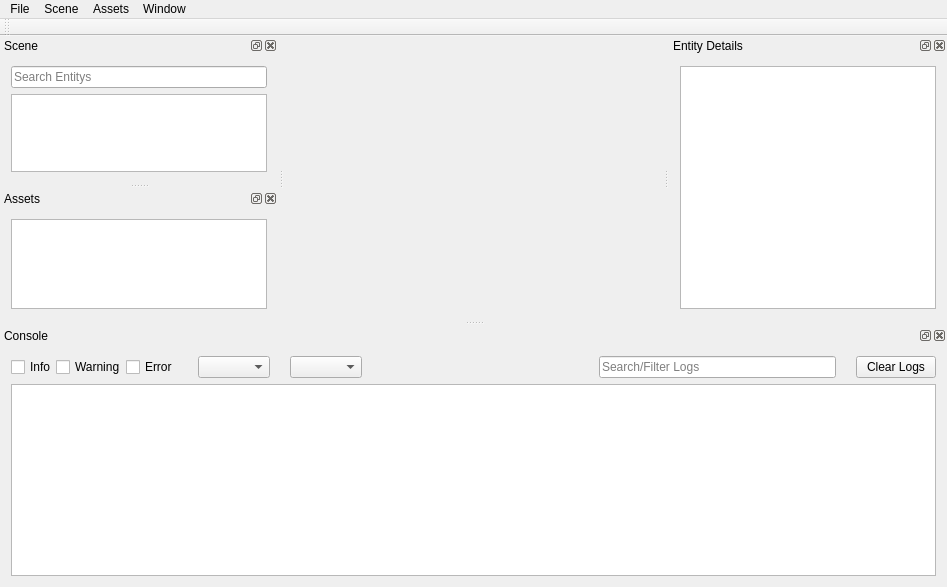
<?xml version="1.0" encoding="UTF-8"?>
<ui version="4.0">
 <class>MainWindow</class>
 <widget class="QMainWindow" name="MainWindow">
  <property name="geometry">
   <rect>
    <x>0</x>
    <y>0</y>
    <width>947</width>
    <height>587</height>
   </rect>
  </property>
  <property name="windowTitle">
   <string>MainWindow</string>
  </property>
  <property name="styleSheet">
   <string notr="true"/>
  </property>
  <widget class="QWidget" name="content">
   <property name="sizePolicy">
    <sizepolicy hsizetype="Preferred" vsizetype="Preferred">
     <horstretch>1</horstretch>
     <verstretch>1</verstretch>
    </sizepolicy>
   </property>
   <property name="focusPolicy">
    <enum>Qt::StrongFocus</enum>
   </property>
   <property name="styleSheet">
    <string notr="true"/>
   </property>
   <layout class="QVBoxLayout" name="verticalLayout_5">
    <item>
     <layout class="QVBoxLayout" name="gameLayout"/>
    </item>
   </layout>
  </widget>
  <widget class="QMenuBar" name="menuBar">
   <property name="geometry">
    <rect>
     <x>0</x>
     <y>0</y>
     <width>947</width>
     <height>20</height>
    </rect>
   </property>
   <property name="styleSheet">
    <string notr="true"/>
   </property>
   <property name="defaultUp">
    <bool>false</bool>
   </property>
   <property name="nativeMenuBar">
    <bool>false</bool>
   </property>
   <widget class="QMenu" name="menuFile">
    <property name="tearOffEnabled">
     <bool>false</bool>
    </property>
    <property name="title">
     <string>File</string>
    </property>
    <addaction name="actionNew_Project"/>
    <addaction name="actionOpen_Project"/>
    <addaction name="separator"/>
    <addaction name="actionBuild"/>
    <addaction name="actionSave"/>
    <addaction name="separator"/>
    <addaction name="actionExit"/>
   </widget>
   <widget class="QMenu" name="menuScene">
    <property name="title">
     <string>Scene</string>
    </property>
    <widget class="QMenu" name="menuCreate_Primative">
     <property name="title">
      <string>Create Primative</string>
     </property>
     <addaction name="actionPlane"/>
     <addaction name="actionCube"/>
     <addaction name="actionSphere"/>
    </widget>
    <addaction name="actionCreate_Empty_Entity"/>
    <addaction name="separator"/>
    <addaction name="menuCreate_Primative"/>
    <addaction name="actionCreate_Camera"/>
    <addaction name="actionCreate_Light"/>
   </widget>
   <widget class="QMenu" name="menuAssets">
    <property name="title">
     <string>Assets</string>
    </property>
    <widget class="QMenu" name="menuCreate">
     <property name="title">
      <string>Create</string>
     </property>
     <addaction name="actionFolder"/>
     <addaction name="separator"/>
     <addaction name="actionMaterial"/>
    </widget>
    <addaction name="menuCreate"/>
    <addaction name="separator"/>
    <addaction name="actionImport"/>
   </widget>
   <widget class="QMenu" name="menuWindow">
    <property name="title">
     <string>Window</string>
    </property>
    <addaction name="actionGame"/>
    <addaction name="actionScene_Hierarchy"/>
    <addaction name="actionEntity_Details"/>
    <addaction name="actionAssets"/>
    <addaction name="actionConsole"/>
   </widget>
   <addaction name="menuFile"/>
   <addaction name="menuScene"/>
   <addaction name="menuAssets"/>
   <addaction name="menuWindow"/>
  </widget>
  <widget class="CustomDockWidget" name="DockConsole">
   <property name="styleSheet">
    <string notr="true"/>
   </property>
   <property name="windowTitle">
    <string>Console</string>
   </property>
   <attribute name="dockWidgetArea">
    <number>8</number>
   </attribute>
   <widget class="QWidget" name="dockWidgetContents_9">
    <property name="layoutDirection">
     <enum>Qt::LeftToRight</enum>
    </property>
    <layout class="QVBoxLayout" name="verticalLayout_3">
     <item>
      <layout class="QHBoxLayout" name="horizontalLayout_2">
       <property name="spacing">
        <number>0</number>
       </property>
       <property name="sizeConstraint">
        <enum>QLayout::SetDefaultConstraint</enum>
       </property>
       <item>
        <widget class="QCheckBox" name="console_info_checkbox">
         <property name="sizePolicy">
          <sizepolicy hsizetype="Fixed" vsizetype="Fixed">
           <horstretch>0</horstretch>
           <verstretch>0</verstretch>
          </sizepolicy>
         </property>
         <property name="text">
          <string>Info</string>
         </property>
        </widget>
       </item>
       <item>
        <widget class="QCheckBox" name="console_warning_checkbox">
         <property name="sizePolicy">
          <sizepolicy hsizetype="Fixed" vsizetype="Fixed">
           <horstretch>0</horstretch>
           <verstretch>0</verstretch>
          </sizepolicy>
         </property>
         <property name="text">
          <string>Warning</string>
         </property>
        </widget>
       </item>
       <item>
        <widget class="QCheckBox" name="console_error_checkbox">
         <property name="sizePolicy">
          <sizepolicy hsizetype="Fixed" vsizetype="Fixed">
           <horstretch>0</horstretch>
           <verstretch>0</verstretch>
          </sizepolicy>
         </property>
         <property name="text">
          <string>Error</string>
         </property>
        </widget>
       </item>
       <item>
        <spacer name="horizontalSpacer_3">
         <property name="orientation">
          <enum>Qt::Horizontal</enum>
         </property>
         <property name="sizeType">
          <enum>QSizePolicy::Fixed</enum>
         </property>
         <property name="sizeHint" stdset="0">
          <size>
           <width>20</width>
           <height>20</height>
          </size>
         </property>
        </spacer>
       </item>
       <item>
        <widget class="CheckList" name="console_column_select">
         <property name="currentText">
          <string/>
         </property>
         <property name="sizeAdjustPolicy">
          <enum>QComboBox::AdjustToContentsOnFirstShow</enum>
         </property>
         <property name="minimumContentsLength">
          <number>0</number>
         </property>
        </widget>
       </item>
       <item>
        <spacer name="horizontalSpacer_4">
         <property name="orientation">
          <enum>Qt::Horizontal</enum>
         </property>
         <property name="sizeType">
          <enum>QSizePolicy::Fixed</enum>
         </property>
         <property name="sizeHint" stdset="0">
          <size>
           <width>20</width>
           <height>20</height>
          </size>
         </property>
        </spacer>
       </item>
       <item>
        <widget class="CheckList" name="console_tag_select"/>
       </item>
       <item>
        <spacer name="horizontalSpacer_2">
         <property name="orientation">
          <enum>Qt::Horizontal</enum>
         </property>
         <property name="sizeType">
          <enum>QSizePolicy::Expanding</enum>
         </property>
         <property name="sizeHint" stdset="0">
          <size>
           <width>40</width>
           <height>20</height>
          </size>
         </property>
        </spacer>
       </item>
       <item>
        <widget class="QLineEdit" name="console_search">
         <property name="enabled">
          <bool>true</bool>
         </property>
         <property name="sizePolicy">
          <sizepolicy hsizetype="MinimumExpanding" vsizetype="Fixed">
           <horstretch>0</horstretch>
           <verstretch>0</verstretch>
          </sizepolicy>
         </property>
         <property name="focusPolicy">
          <enum>Qt::StrongFocus</enum>
         </property>
         <property name="toolTip">
          <string/>
         </property>
         <property name="text">
          <string/>
         </property>
         <property name="maxLength">
          <number>1600</number>
         </property>
         <property name="placeholderText">
          <string>Search/Filter Logs</string>
         </property>
         <property name="clearButtonEnabled">
          <bool>false</bool>
         </property>
        </widget>
       </item>
       <item>
        <spacer name="horizontalSpacer">
         <property name="orientation">
          <enum>Qt::Horizontal</enum>
         </property>
         <property name="sizeType">
          <enum>QSizePolicy::Fixed</enum>
         </property>
         <property name="sizeHint" stdset="0">
          <size>
           <width>20</width>
           <height>20</height>
          </size>
         </property>
        </spacer>
       </item>
       <item>
        <widget class="QPushButton" name="console_clear_console">
         <property name="sizePolicy">
          <sizepolicy hsizetype="Fixed" vsizetype="Fixed">
           <horstretch>0</horstretch>
           <verstretch>0</verstretch>
          </sizepolicy>
         </property>
         <property name="text">
          <string>Clear Logs</string>
         </property>
        </widget>
       </item>
      </layout>
     </item>
     <item>
      <widget class="QTableView" name="console_tableview">
       <attribute name="horizontalHeaderShowSortIndicator" stdset="0">
        <bool>false</bool>
       </attribute>
       <attribute name="horizontalHeaderStretchLastSection">
        <bool>true</bool>
       </attribute>
      </widget>
     </item>
    </layout>
   </widget>
  </widget>
  <widget class="CustomDockWidget" name="DockScene">
   <property name="windowTitle">
    <string>Scene</string>
   </property>
   <attribute name="dockWidgetArea">
    <number>1</number>
   </attribute>
   <widget class="QWidget" name="dockWidgetContents_10">
    <layout class="QVBoxLayout" name="verticalLayout">
     <item>
      <widget class="QLineEdit" name="scene_hierarchy_filter">
       <property name="placeholderText">
        <string>Search Entitys</string>
       </property>
      </widget>
     </item>
     <item>
      <widget class="QTreeView" name="scene_hierarchy_treeview">
       <property name="headerHidden">
        <bool>true</bool>
       </property>
      </widget>
     </item>
    </layout>
   </widget>
  </widget>
  <widget class="CustomDockWidget" name="DockEntityDetails">
   <property name="windowTitle">
    <string>Entity Details</string>
   </property>
   <attribute name="dockWidgetArea">
    <number>2</number>
   </attribute>
   <widget class="QWidget" name="dockWidgetContents_11">
    <layout class="QHBoxLayout" name="horizontalLayout_8">
     <item>
      <widget class="QListView" name="listView"/>
     </item>
    </layout>
   </widget>
  </widget>
  <widget class="CustomDockWidget" name="DockAssets">
   <property name="styleSheet">
    <string notr="true"/>
   </property>
   <property name="windowTitle">
    <string>Assets</string>
   </property>
   <attribute name="dockWidgetArea">
    <number>1</number>
   </attribute>
   <widget class="QWidget" name="dockWidgetContents_13">
    <layout class="QHBoxLayout" name="horizontalLayout">
     <item>
      <widget class="QTreeView" name="assets_file_treeview">
       <attribute name="headerVisible">
        <bool>false</bool>
       </attribute>
      </widget>
     </item>
    </layout>
   </widget>
  </widget>
  <widget class="QToolBar" name="toolBar">
   <property name="windowTitle">
    <string>toolBar</string>
   </property>
   <attribute name="toolBarArea">
    <enum>TopToolBarArea</enum>
   </attribute>
   <attribute name="toolBarBreak">
    <bool>false</bool>
   </attribute>
  </widget>
  <action name="actionNew_Project">
   <property name="text">
    <string>New Project</string>
   </property>
   <property name="shortcut">
    <string>Ctrl+N</string>
   </property>
  </action>
  <action name="actionOpen_Project">
   <property name="text">
    <string>Open Project</string>
   </property>
   <property name="shortcut">
    <string>Ctrl+O</string>
   </property>
  </action>
  <action name="actionSave">
   <property name="text">
    <string>Save</string>
   </property>
   <property name="shortcut">
    <string>Ctrl+S</string>
   </property>
  </action>
  <action name="actionExit">
   <property name="text">
    <string>Exit</string>
   </property>
  </action>
  <action name="actionCreate_Empty_Entity">
   <property name="text">
    <string>Create Empty Entity</string>
   </property>
  </action>
  <action name="actionCreate_Camera">
   <property name="text">
    <string>Create Camera</string>
   </property>
  </action>
  <action name="actionCreate_Light">
   <property name="text">
    <string>Create Light</string>
   </property>
  </action>
  <action name="actionPlane">
   <property name="text">
    <string>Plane</string>
   </property>
  </action>
  <action name="actionCube">
   <property name="text">
    <string>Cube</string>
   </property>
  </action>
  <action name="actionSphere">
   <property name="text">
    <string>Sphere</string>
   </property>
  </action>
  <action name="actionImport">
   <property name="text">
    <string>Import</string>
   </property>
  </action>
  <action name="actionFolder">
   <property name="text">
    <string>Folder</string>
   </property>
  </action>
  <action name="actionMaterial">
   <property name="text">
    <string>Material</string>
   </property>
  </action>
  <action name="actionGame">
   <property name="checkable">
    <bool>true</bool>
   </property>
   <property name="text">
    <string>Game</string>
   </property>
  </action>
  <action name="actionScene_Hierarchy">
   <property name="checkable">
    <bool>true</bool>
   </property>
   <property name="text">
    <string>Scene Hierarchy</string>
   </property>
  </action>
  <action name="actionEntity_Details">
   <property name="checkable">
    <bool>true</bool>
   </property>
   <property name="text">
    <string>Entity Details</string>
   </property>
  </action>
  <action name="actionAssets">
   <property name="checkable">
    <bool>true</bool>
   </property>
   <property name="text">
    <string>Assets</string>
   </property>
  </action>
  <action name="actionConsole">
   <property name="checkable">
    <bool>true</bool>
   </property>
   <property name="text">
    <string>Console</string>
   </property>
  </action>
  <action name="actionBuild">
   <property name="text">
    <string>Build</string>
   </property>
   <property name="shortcut">
    <string>Ctrl+B</string>
   </property>
  </action>
 </widget>
 <layoutdefault spacing="6" margin="11"/>
 <customwidgets>
  <customwidget>
   <class>CustomDockWidget</class>
   <extends>QDockWidget</extends>
   <header location="global">customdockwidget.h</header>
   <container>1</container>
   <slots>
    <signal>dockClosed()</signal>
   </slots>
  </customwidget>
  <customwidget>
   <class>CheckList</class>
   <extends>QComboBox</extends>
   <header location="global">checklist.h</header>
  </customwidget>
 </customwidgets>
 <resources/>
 <connections/>
</ui>
